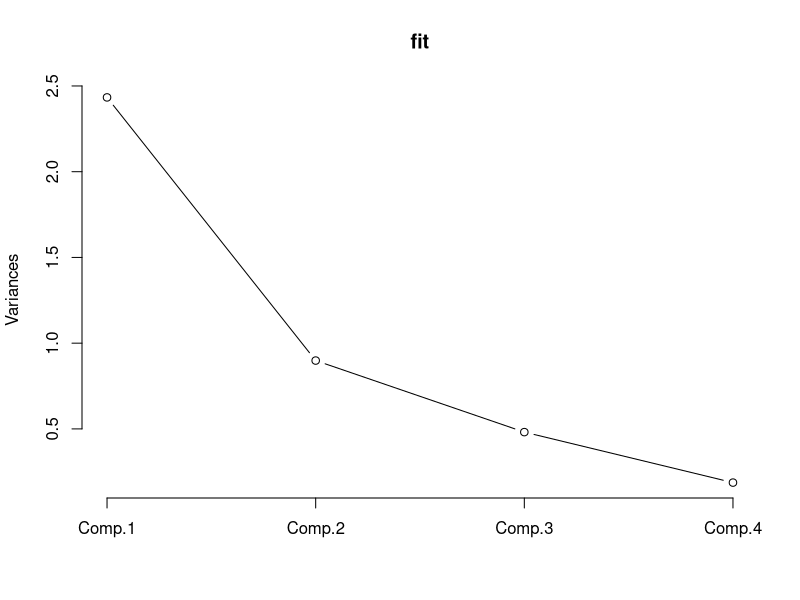
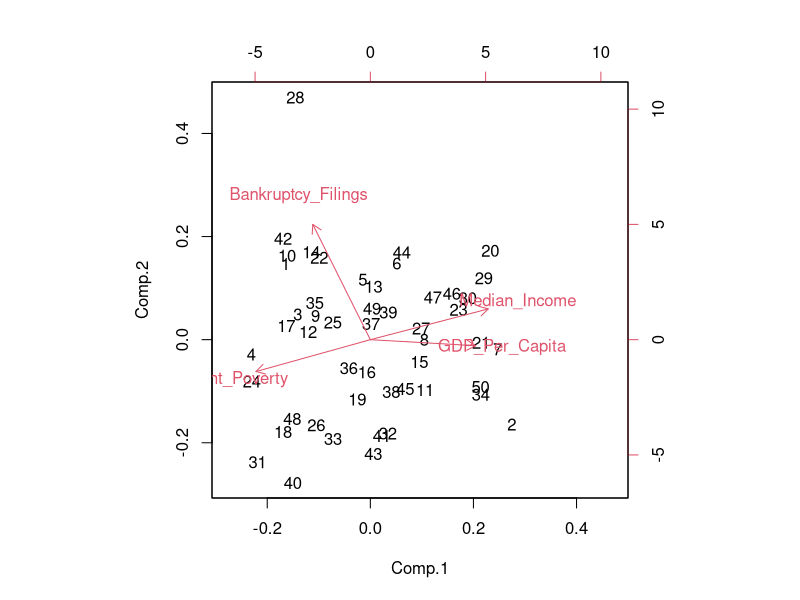
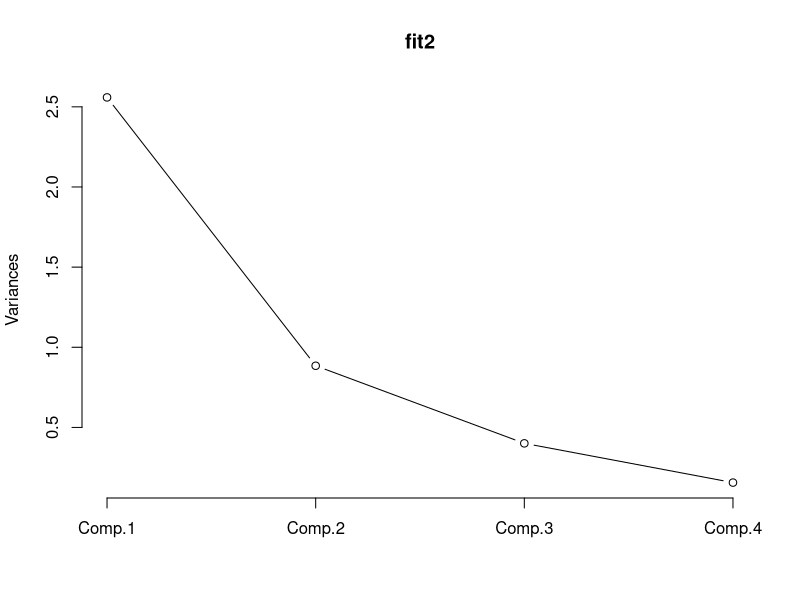
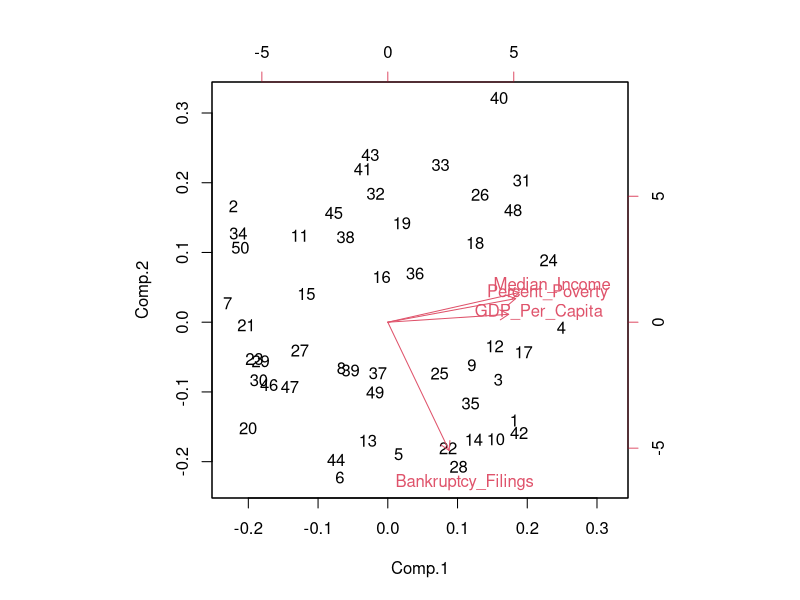
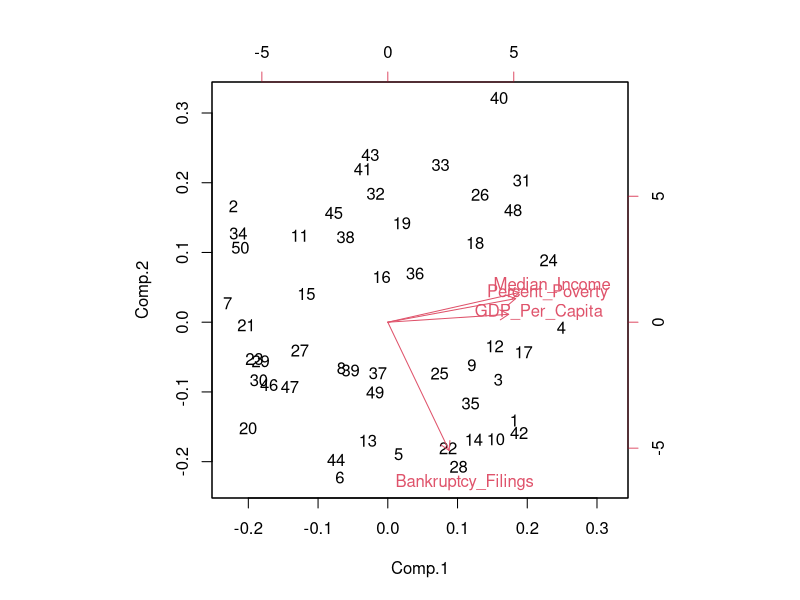

The R script that drew these images, in order: (Note: this script raises an error after producing the figures.)
#Michael Frasco
#7/14/2014
#In response to the following article from Business Insider
#http://www.businessinsider.com/the-most-financially-healthy-states-2014-7

#The code used to perform this analysis is at the bottom.

#When I read the article I believed that the author had made a very poor choice in selecting the variables that were used to measure the financial health of the fifty states. To me, three of the four variables seemed highly correlated: median household income, percent of total population in poverty in the past twelve months, and GDP per capita. The fourth variable included in the analysis was bankruptcy filings per 1,000 people.

#The first three variables listed are intuitively correlated. A state with high median household income is also going to have a lower percentage of people in poverty. The first three variables all seemed to measure how wealthy a state is. My intuition was confirmed by that data when I looked at my home state's statistics and saw that Connecticut ranked fifth in each of the wealth metrics. The bankruptcy variable could be independent of the wealth variables. For example poor state that made financially responsible decisions could have a low bankruptcy rate.

#Including three correlated variables in his analysis makes the author put too much weight on a state's wealth. Now, the author's variable selection would be fine if his aim was to provide a list of the wealthiest states. However, there is more to the financial health of a state than the wealth of its citizens. We could look at various metrics of government debt, unemployment, or inflation, just to name a few. I am not saying that I know the best collection of variables to choose. I am saying that the author of this article chose redundant variables that skew his results toward wealthy states.

#I am posting my analysis as an R script on Github. The link to the repository is here:

#To perform this analysis, I went to statesperform.org and downloaded the exact same data set that the author displayed in the article. After cleaning the data, I calculated a correlation matrix between the four variables. I found that Median_Income had correlations of -.218, -.809, and .611 with Bankruptcy_Filings, Percent_Poverty, and GDP_Per_Capita. Bankruptcy_Filings had correlations of .215 and -.306 with Pecent_Poverty and GDP_Per_Capita. Percent_Poverty and GDP_Per Capita had a correlation of -.536.

#What these numbers signify is that the three wealth variables are correlated fairly well and the the Bankruptcy variable is uncorrelated with the other three variables.

#Expecting the correlations to be higher, I realized that the author ranked all fifty states in each variable. So I calculated the rank variables and created another correlation matrix. As a result, the correlations between the wealth variables strengthened.

#I found that Ranked_Median_Income had correlations of .223, .832, and .701 with Bankruptcy_Filings, Percent_Poverty, and GDP_Per_Capita. Bankruptcy_Filings had correlations of .252 and .283 with Pecent_Poverty and GDP_Per_Capita. Percent_Poverty and GDP_Per Capita had a correlation of .618.

#Here you can see that the correlations between the wealth variables are strong.

#The last analysis that I wanted to perform was Principal Component Analysis. This is a technique from linear algebra that aims to reduce the number of dimensions in a high dimensional data set. It does this by finding redundancy in correlated variables. As a result of the analysis, we find the vector that contains that highest amount of variability through the data set.

#The result of principal component analysis that I want to present here is a biplot of the observations and the four variable vectors. From this biplot we can see that the three wealth variables point in the same direction and are of approximately equal length. This means that the three variables convey the same information. For example, two uncorrelated variables would be perpendicular on a biplot.

#Ultimately, the biplot and the correlation matrix shows that three of the four variables that the author chose to measure the financial health of the fifty states are redundant. As a result of the author's decision to add up the ranks of all fifty states in each of the four categories, the final rankings are skewed towards states that are wealthy (i.e. that do well in those three correlated categories).

#We can improve the author's analysis by eliminating two of the three wealth metrics. This would imply that financial health can be determined by how wealthy the state is and how few bankruptcies it has. We could look to add more variables to capture information on unemployment or debt.

data <- read.csv("states_perform_BIdata.csv")

data <- data[1:50,]

data1 <- as.character(data[,1])

data2_character <- as.character(data[,2])
data2_cleaned <- gsub("(\\$|,)", "", data2_character)
data2_numeric <- as.numeric(data2_cleaned)

data3 <- as.numeric(as.character(data[,3]))

data4_character <- as.character(data[,4])
data4_cleaned <- gsub(" %", "", data4_character)
data4_numeric <- as.numeric(data4_cleaned)

data5_character <- as.character(data[,5])
data5_cleaned <- gsub("(\\$|,)", "", data5_character)
data5_numeric <- as.numeric(data5_cleaned)

data_frame <- data.frame(data1, data2_numeric, data3, data4_numeric, data5_numeric)

names(data_frame) <- c("State", "Median_Income", "Bankruptcy_Filings", "Percent_Poverty", "GDP_Per_Capita")

numeric_data <- data_frame[,2:5]

cor(numeric_data)

ranked1 <- rank(-numeric_data[,1])
ranked2 <- rank(numeric_data[,2])
ranked3 <- rank(numeric_data[,3])
ranked4 <- rank(-numeric_data[,4])

rank_frame <- data.frame(ranked1, ranked2, ranked3, ranked4)
names(rank_frame) <- c("Median_Income", "Bankruptcy_Filings", "Percent_Poverty", "GDP_Per_Capita")

cor(rank_frame)

fit <- princomp(numeric_data, cor = TRUE)
summary(fit)
loadings(fit)
plot(fit, type='lines')
fit$scores
biplot(fit)

fit2 <- princomp(rank_frame, cor = TRUE)
summary(fit2)
loadings(fit2)
plot(fit2, type='lines')
fit2$scores
biplot(fit2)

pdf(file = "PCA_Biplot.pdf")
biplot(fit2)
dev.or